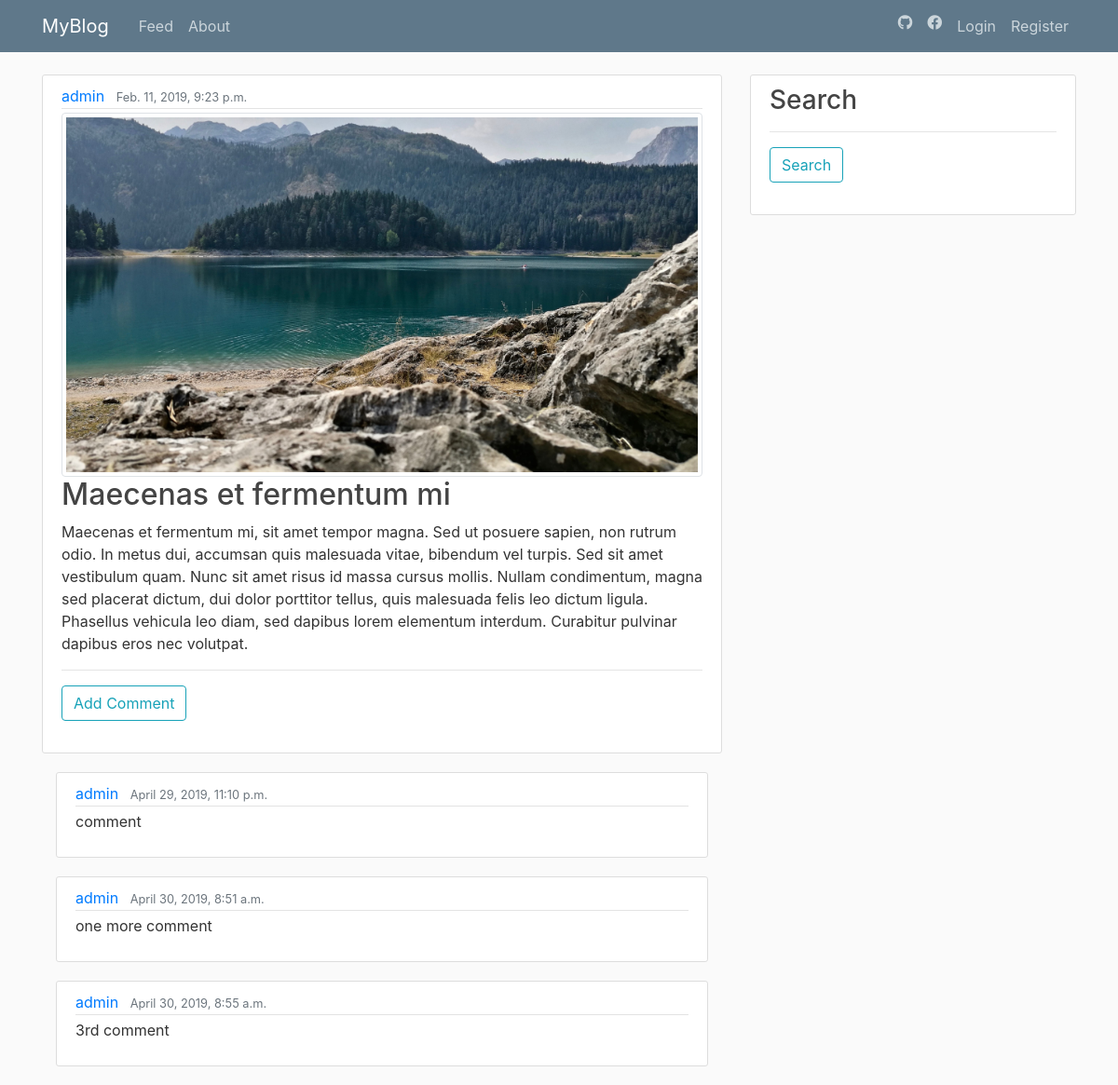
The page /post/maecenas-et-fermentum-mi/ on the database its author committed.
### blog/models.py (models this page shows, shortened)
class Post(models.Model):
    title = models.CharField(max_length=50)
    body = models.TextField()
    img = models.ImageField(null=True, blank=True, verbose_name='image')
    created = models.DateTimeField(editable=False)
    modified = models.DateTimeField()
    slug = models.SlugField(unique=True, editable=False)
    author = models.ForeignKey(
        User,
        on_delete=models.CASCADE,
        editable=False,
    )
    class Meta():
        ordering = ['-created']

class Comment(models.Model):
    author = models.ForeignKey(
        User,
        on_delete=models.CASCADE,
        editable=False,
    )
    body = models.TextField()
    date = models.DateTimeField(editable=False)
    post = models.ForeignKey(
        Post,
        on_delete=models.CASCADE,
        editable=False,
    )

### blog/views.py (the view)
# urls.py: re_path(r'^post/(?P<slug>[-\w]+)/$', views.PostDetailView.as_view(), name='post-detail'),
class PostDetailView(DetailView):
    model = models.Post
    template_name = 'blog/post.html'
    def get_context_data(self, **kwargs):
        post = self.get_object()
        context = super().get_context_data(**kwargs)
        context['comments'] = models.Comment.objects.filter(post=post)
        return context

### blog/templates/blog/post.html (shortened to what this page needs)
{% extends 'blog/base.html' %}
{% load static %}
{% block content %}
    <article class="media content-section">
        <div class="media-body">
            <div class="article-metadata">
            <a class="mr-2" href="{% url 'user-posts' post.author.username %}">{{ post.author }}</a>
            <small class="text-muted">{{ post.created }}</small>
            </div>
            {% if post.img %}
                <img class="img-thumbnail" src="{{ post.img.url }}">
            {% endif %}
            <h2>{{ post.title }}</h2>
            <p class="article-content">{{ post.body }}</p>
            <hr>
            <a class="btn btn-outline-info mb-4" href="{% url 'comment-create' slug=post.slug %}">Add Comment</a>
        </div>
    </article>
    <div class="container">
      {% for comment in comments %}
        <article class="media content-section">
          <div class="media-body">
            <div class="article-metadata">
              <a class="mr-2" href="{% url 'user-posts' comment.author.username %}">{{ comment.author }}</a>
              <small class="text-muted">{{ comment.date }}</small>
            </div>
                <p class="article-content">{{ comment.body }}</p>
          </div>
        </article>
      {% endfor %}
    </div>
{% endblock %}

### blog/static/blog/main.css (style rules this page uses)
body { background: #fafafa; color: #333333; margin-top: 5rem; }
h1, h2, h3, h4, h5, h6 { color: #444444; }
.content-section { background: #ffffff; padding: 10px 20px; border: 1px solid #dddddd; border-radius: 3px; margin-bottom: 20px; }
.article-content { white-space: pre-line; }
.article-metadata { padding-bottom: 1px; margin-bottom: 4px; border-bottom: 1px solid #e3e3e3 }

### rows shown on the page
Post: author "admin", created "Feb. 11, 2019, 9:23 p.m.", img (picture), title "Maecenas et fermentum mi", body "Maecenas et fermentum mi, sit amet tempor magna. Sed ut posuere sapien, non rutrum odio. In metus dui, accumsan quis malesuada vitae, bibendum vel turpis. Sed sit amet vestibulum quam. Nunc sit amet risus id massa cursus mollis. Nullam condimentum, magna sed placerat dictum, dui dolor porttitor tellus, quis malesuada felis leo dictum ligula. Phasellus vehicula leo diam, sed dapibus lorem elementum interdum. Curabitur pulvinar dapibus eros nec volutpat."
Comment: author "admin", date "April 29, 2019, 11:10 p.m.", body "comment"
Comment: author "admin", date "April 30, 2019, 8:51 a.m.", body "one more comment"
Comment: author "admin", date "April 30, 2019, 8:55 a.m.", body "3rd comment"
